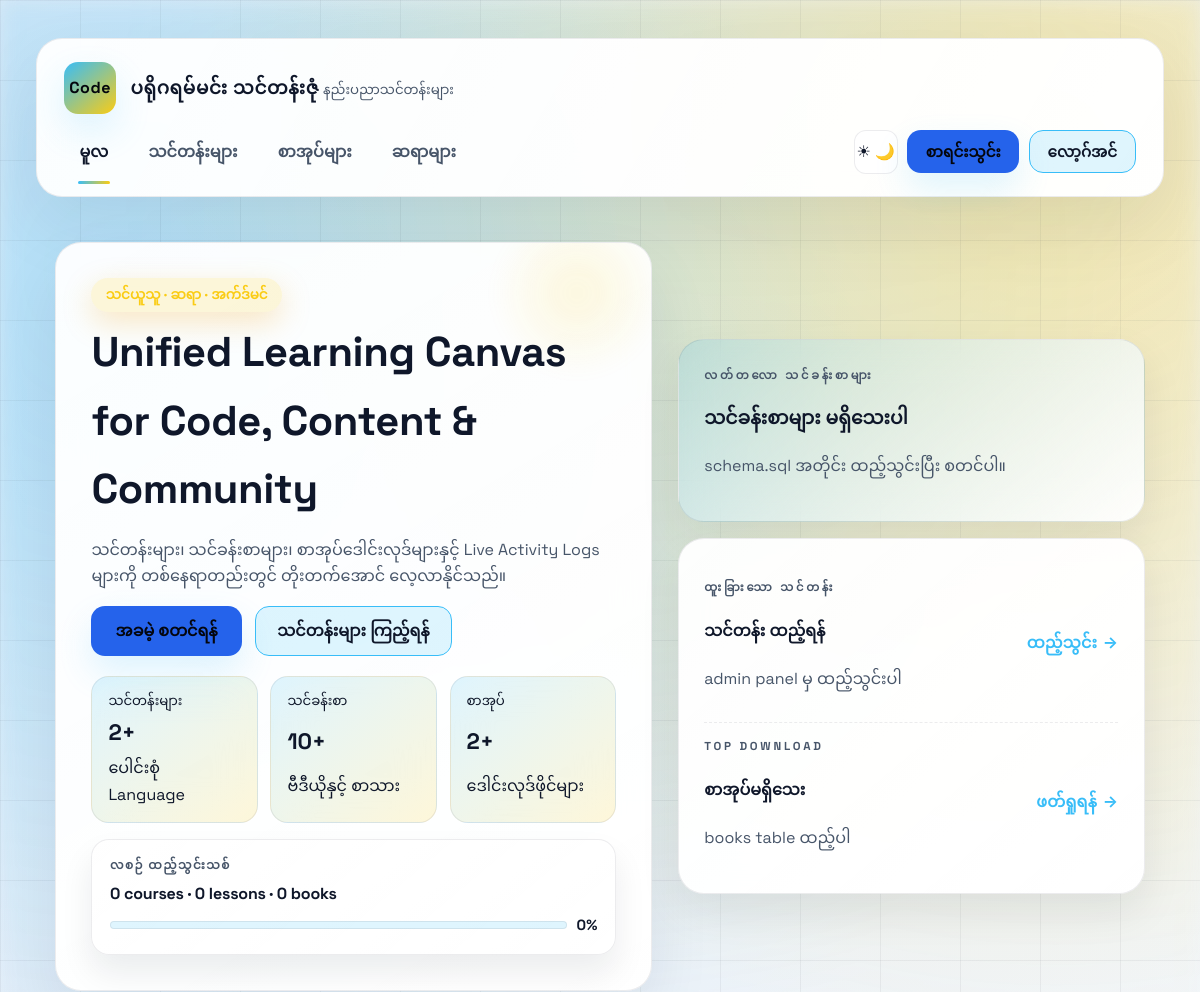
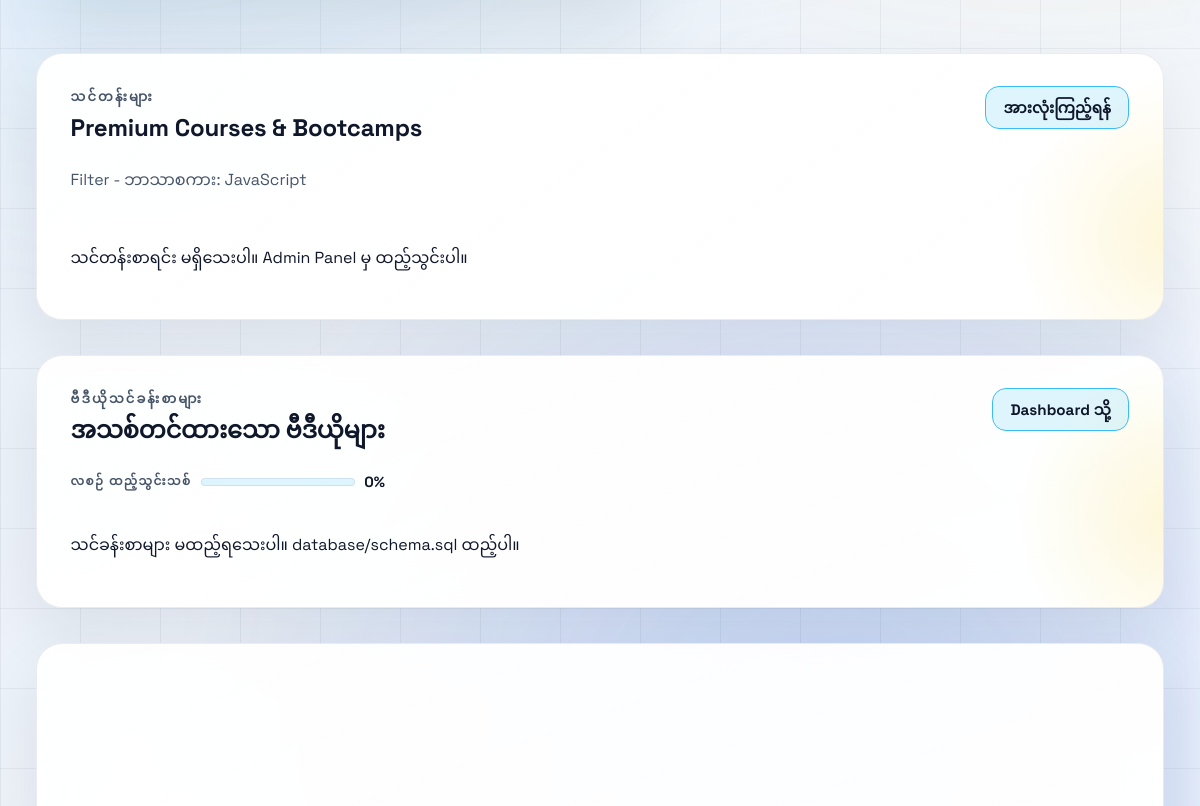
The page /index.php?lang=JavaScript (upper part) on the database as committed earlier (2 pictures, top to bottom).
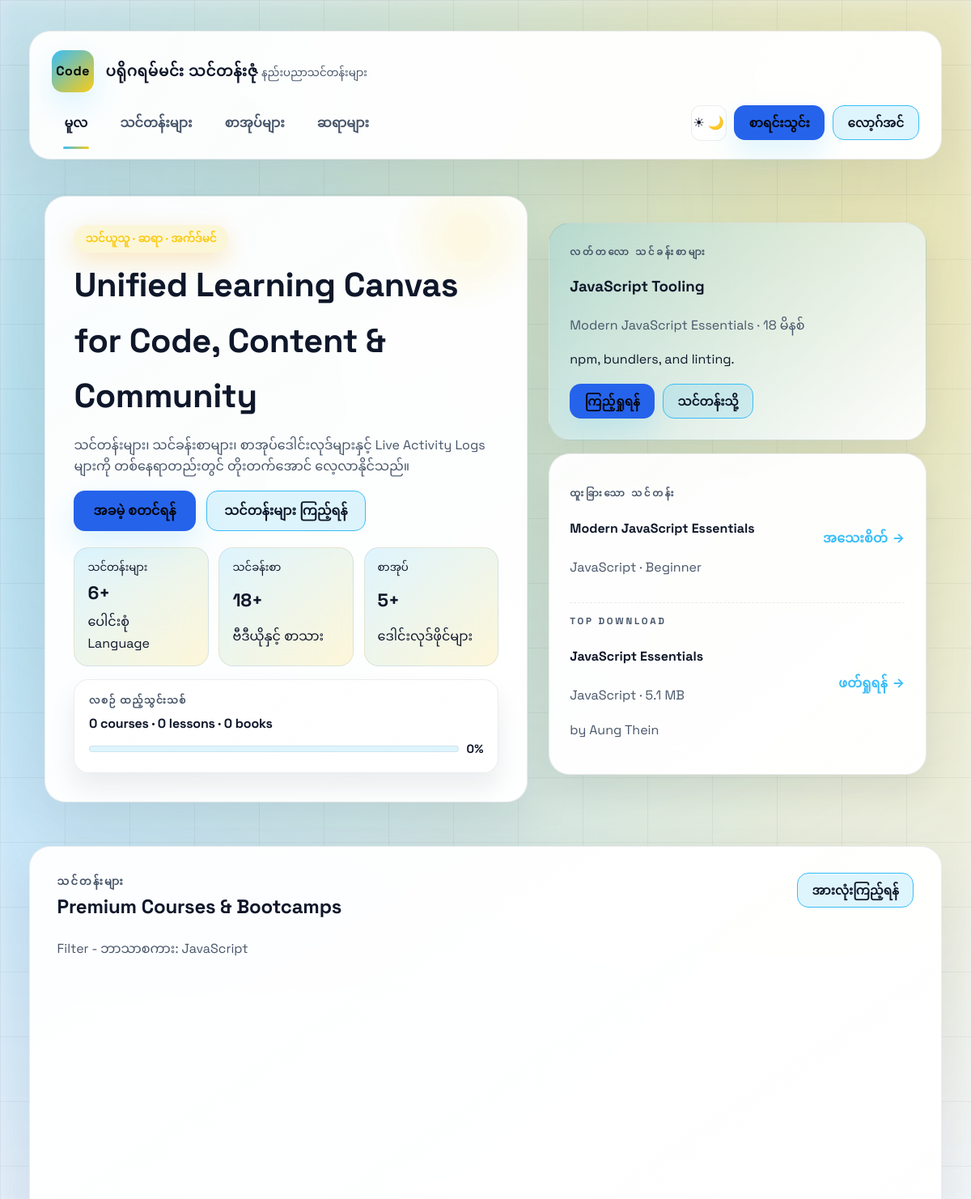
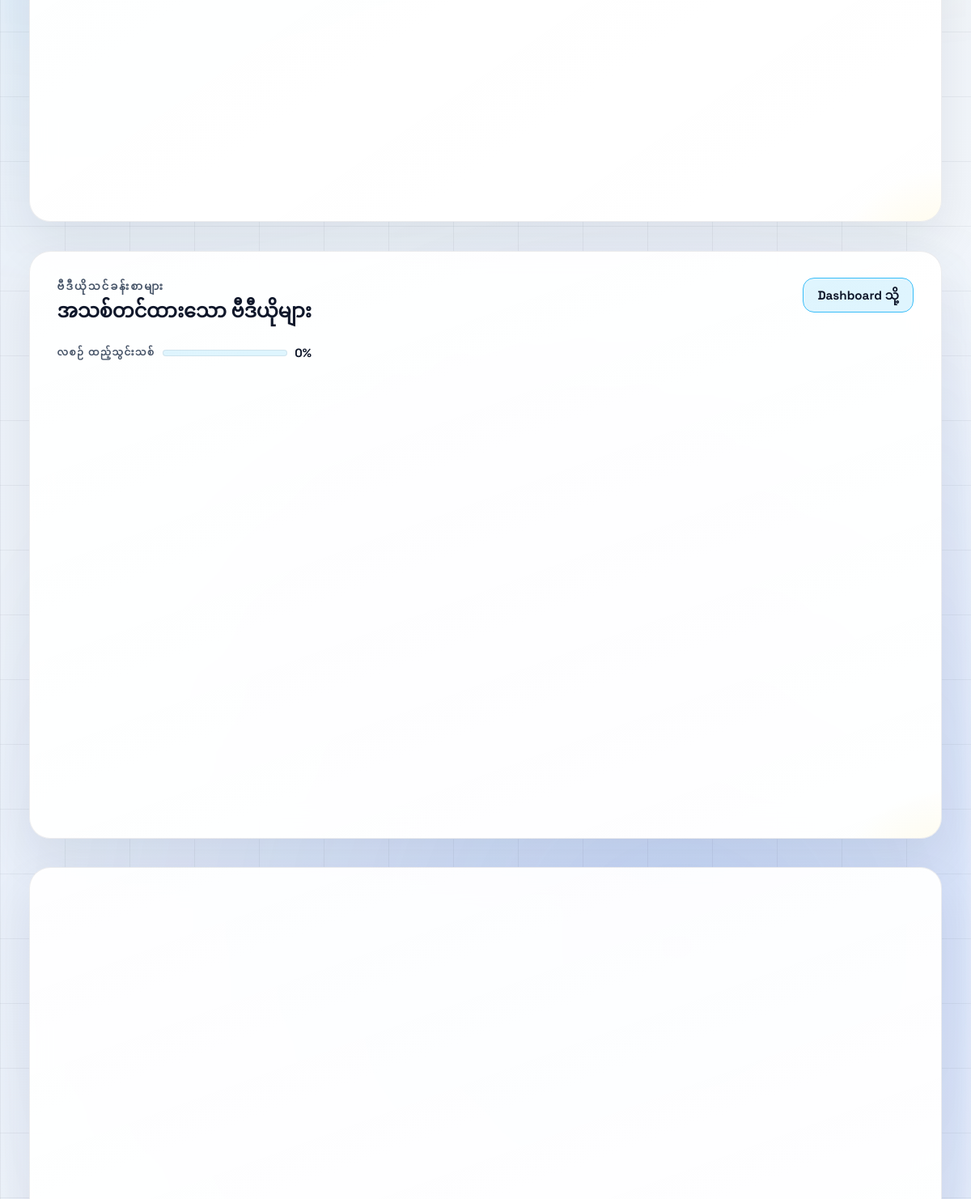
The same page on the database as committed later (2 pictures, top to bottom).
### tables this page shows
CREATE TABLE IF NOT EXISTS lessons (
    id INT AUTO_INCREMENT PRIMARY KEY,
    course_id INT NOT NULL,
    title VARCHAR(200) NOT NULL,
    summary TEXT,
    video_url VARCHAR(255) NOT NULL,
    video_file_path VARCHAR(255) NOT NULL,
    poster_url VARCHAR(255),
    duration_minutes INT DEFAULT 15,
    position INT DEFAULT 1,
    is_free TINYINT(1) DEFAULT 0,
    created_at TIMESTAMP DEFAULT CURRENT_TIMESTAMP,
    FOREIGN KEY (course_id) REFERENCES courses(id) ON DELETE CASCADE
);

CREATE TABLE IF NOT EXISTS courses (
    id INT AUTO_INCREMENT PRIMARY KEY,
    instructor_id INT NULL,
    language VARCHAR(80) NOT NULL,
    title VARCHAR(180) NOT NULL,
    description TEXT,
    level VARCHAR(50) DEFAULT 'Beginner',
    duration_weeks INT DEFAULT 6,
    price INT DEFAULT 0,
    created_at TIMESTAMP DEFAULT CURRENT_TIMESTAMP,
    FOREIGN KEY (instructor_id) REFERENCES instructors(id) ON DELETE SET NULL
);

CREATE TABLE IF NOT EXISTS books (
    id INT AUTO_INCREMENT PRIMARY KEY,
    title VARCHAR(200) NOT NULL,
    language VARCHAR(80) NOT NULL,
    description TEXT,
    file_path VARCHAR(255) NOT NULL,
    file_size VARCHAR(20) NOT NULL,
    cover_path VARCHAR(255) DEFAULT NULL,
    instructor_id INT NULL,
    created_at TIMESTAMP DEFAULT CURRENT_TIMESTAMP
    ,
    FOREIGN KEY (instructor_id) REFERENCES instructors(id) ON DELETE SET NULL
);

CREATE TABLE IF NOT EXISTS instructors (
    id INT AUTO_INCREMENT PRIMARY KEY,
    user_id INT NULL,
    display_name VARCHAR(150) NOT NULL,
    primary_language VARCHAR(80) NOT NULL,
    title VARCHAR(160),
    bio TEXT,
    annual_income INT DEFAULT 0,
    photo_url VARCHAR(255),
    created_at TIMESTAMP DEFAULT CURRENT_TIMESTAMP,
    FOREIGN KEY (user_id) REFERENCES users(id) ON DELETE SET NULL
);

### includes/functions.php (called while the page is built, shortened)
<?php
function current_user(PDO $pdo): ?array
{
    if (empty($_SESSION['user_id'])) {
        return null;
    }
    $stmt = $pdo->prepare('SELECT * FROM users WHERE id = ? LIMIT 1');
    $stmt->execute([$_SESSION['user_id']]);
    $cachedUser = $stmt->fetch() ?: null;
    return $cachedUser;
}
function h(string $text): string
{
    return htmlspecialchars($text, ENT_QUOTES, 'UTF-8');
}
function excerpt(string $text, int $limit = 120): string
{
    $text = trim($text);
    if (function_exists('mb_strimwidth')) {
        return mb_strimwidth($text, 0, $limit, '...');
    }
    return strlen($text) > $limit ? substr($text, 0, $limit - 3) . '...' : $text;
}

### index.php (the view, shortened to what the changed rows need)
<?php
require __DIR__ . '/partials/header.php';
$currentUser = $currentUser ?? current_user($pdo);
$userId = $currentUser['id'] ?? null;
$searchTerm = trim($_GET['q'] ?? '');
$languageFilter = trim($_GET['lang'] ?? '');
$courseLimit = $searchTerm ? 9 : 6;
$lessonLimit = $searchTerm ? 9 : 6;
$bookLimit = $searchTerm ? 9 : 6;
try {
    $courseSql = '
        SELECT c.id, c.language, c.title, c.description, c.level, c.duration_weeks, c.price, c.created_at,
               i.display_name AS instructor_name, i.photo_url AS instructor_photo,
               (SELECT ROUND(AVG(cr.rating), 1) FROM course_ratings cr WHERE cr.course_id = c.id) AS avg_rating,
               (SELECT COUNT(*) FROM course_ratings cr WHERE cr.course_id = c.id) AS rating_count,
               (SELECT cr.rating FROM course_ratings cr WHERE cr.course_id = c.id AND cr.user_id = :user_id) AS user_rating
        FROM courses c
        LEFT JOIN instructors i ON c.instructor_id = i.id
    ';
    $courseConditions = [];
    $courseParams = [];
    if ($languageFilter !== '') {
        $courseConditions[] = 'c.language = :lang';
        $courseParams[':lang'] = $languageFilter;
    }
    if ($courseConditions) {
        $courseSql .= ' WHERE ' . implode(' AND ', $courseConditions);
    }
    $courseSql .= ' ORDER BY c.created_at DESC LIMIT :limit';
    $courseStmt = $pdo->prepare($courseSql);
    foreach ($courseParams as $key => $value) {
        $courseStmt->bindValue($key, $value);
    }
    $courseStmt->bindValue(':user_id', $userId, PDO::PARAM_INT);
    $courseStmt->bindValue(':limit', $courseLimit, PDO::PARAM_INT);
    $courseStmt->execute();
    $courses = $courseStmt->fetchAll() ?: [];
} catch (PDOException $e) {
    $courses = [];
}
try {
    $bookSql = '
        SELECT b.id, b.title, b.language, b.description, b.file_size, b.cover_path, b.created_at,
               i.display_name AS instructor_name,
               (SELECT ROUND(AVG(br.rating), 1) FROM book_ratings br WHERE br.book_id = b.id) AS avg_rating,
               (SELECT COUNT(*) FROM book_ratings br WHERE br.book_id = b.id) AS rating_count,
               (SELECT br.rating FROM book_ratings br WHERE br.book_id = b.id AND br.user_id = :b_user_id) AS user_rating
        FROM books b
        LEFT JOIN instructors i ON b.instructor_id = i.id
    ';
    $bookConditions = [];
    $bookParams = [];
    if ($languageFilter !== '') {
        $bookConditions[] = 'b.language = :b_lang';
        $bookParams[':b_lang'] = $languageFilter;
    }
    if ($bookConditions) {
        $bookSql .= ' WHERE ' . implode(' AND ', $bookConditions);
    }
    $bookSql .= ' ORDER BY b.created_at DESC LIMIT :b_limit';
    $bookStmt = $pdo->prepare($bookSql);
    foreach ($bookParams as $key => $value) {
        $bookStmt->bindValue($key, $value);
    }
    $bookStmt->bindValue(':b_user_id', $userId, PDO::PARAM_INT);
    $bookStmt->bindValue(':b_limit', $bookLimit, PDO::PARAM_INT);
    $bookStmt->execute();
    $books = $bookStmt->fetchAll() ?: [];
} catch (PDOException $e) {
    $books = [];
}
try {
    $lessonSql = '
        SELECT l.id, l.course_id, l.title, l.summary, l.duration_minutes, l.is_free, l.poster_url, l.created_at,
               c.title AS course_title, c.language
        FROM lessons l
        JOIN courses c ON c.id = l.course_id
    ';
    $lessonConditions = [];
    $lessonParams = [];
    if ($languageFilter !== '') {
        $lessonConditions[] = 'c.language = :l_lang';
        $lessonParams[':l_lang'] = $languageFilter;
    }
    if ($lessonConditions) {
        $lessonSql .= ' WHERE ' . implode(' AND ', $lessonConditions);
    }
    $lessonSql .= ' ORDER BY l.created_at DESC, l.position ASC LIMIT :l_limit';
    $lessonStmt = $pdo->prepare($lessonSql);
    foreach ($lessonParams as $key => $value) {
        $lessonStmt->bindValue($key, $value);
    }
    $lessonStmt->bindValue(':l_limit', $lessonLimit, PDO::PARAM_INT);
    $lessonStmt->execute();
    $lessons = $lessonStmt->fetchAll() ?: [];
} catch (PDOException $e) {
    $lessons = [];
}
$totalCourses = $totalLessons = $totalBooks = 0;
try {
    $totalCourses = (int) $pdo->query('SELECT COUNT(*) FROM courses')->fetchColumn();
} catch (PDOException $e) {
    $totalCourses = count($courses);
}
try {
    $totalLessons = (int) $pdo->query('SELECT COUNT(*) FROM lessons')->fetchColumn();
} catch (PDOException $e) {
    $totalLessons = count($lessons);
}
try {
    $totalBooks = (int) $pdo->query('SELECT COUNT(*) FROM books')->fetchColumn();
} catch (PDOException $e) {
    $totalBooks = count($books);
}
$resumeLesson = null;
$recentEnrollment = null;
$featuredCourse = $courses[0] ?? null;
$featuredLesson = $lessons[0] ?? null;
$featuredBook = $books[0] ?? null;
?>
<section class="hero hero-grid">
    <div class="hero-lede reveal show">
        <h1><?= $currentUser ? 'Welcome back, ' . h($currentUser['name']) : 'Unified Learning Canvas for Code, Content & Community'; ?></h1>
        <div class="hero-stats">
            <div class="stat-bubble">
                <small>သင်တန်းများ</small>
                <strong><?= $totalCourses; ?>+</strong>
                <span>ပေါင်းစုံ Language</span>
            </div>
            <div class="stat-bubble">
                <small>သင်ခန်းစာ</small>
                <strong><?= $totalLessons; ?>+</strong>
                <span>ဗီဒီယိုနှင့် စာသား</span>
            </div>
            <div class="stat-bubble">
                <small>စာအုပ်</small>
                <strong><?= $totalBooks; ?>+</strong>
                <span>ဒေါင်းလုဒ်ဖိုင်များ</span>
            </div>
        </div>
    </div>
    <div class="hero-stack reveal show">
        <div class="panel-card panel-highlight">
            <div class="panel-label"><?= $resumeLesson ? 'ဆက်ကြည့်ရန် Lesson' : 'လတ်တလော သင်ခန်းစာများ'; ?></div>
            <?php if ($resumeLesson): ?>
                <h3><?= h($resumeLesson['title']); ?></h3>
                <p class="muted-text"><?= h($resumeLesson['course_title']); ?> · <?= h($resumeLesson['duration_minutes']); ?> မိနစ်</p>
                <p><?= h(excerpt($resumeLesson['summary'] ?? '', 110)); ?></p>
                <div class="panel-actions">
                    <a class="btn btn-small" href="watch_lesson.php?id=<?= $resumeLesson['id']; ?>">ဆက်ကြည့်</a>
                    <a class="btn-ghost btn-small" href="course.php?id=<?= $resumeLesson['course_id']; ?>">သင်တန်းသို့</a>
                </div>
            <?php elseif ($featuredLesson): ?>
                <h3><?= h($featuredLesson['title']); ?></h3>
                <p class="muted-text"><?= h($featuredLesson['course_title']); ?> · <?= h($featuredLesson['duration_minutes']); ?> မိနစ်</p>
                <p><?= h(excerpt($featuredLesson['summary'] ?? '', 110)); ?></p>
                <div class="panel-actions">
                    <a class="btn btn-small" href="watch_lesson.php?id=<?= $featuredLesson['id']; ?>">ကြည့်ရှုရန်</a>
                    <a class="btn-ghost btn-small" href="course.php?id=<?= $featuredLesson['course_id']; ?>">သင်တန်းသို့</a>
                </div>
            <?php else: ?>
                <h3>သင်ခန်းစာများ မရှိသေးပါ</h3>
                <p class="muted-text">schema.sql အတိုင်း ထည့်သွင်းပြီး စတင်ပါ။</p>
            <?php endif; ?>
        </div>
        <div class="panel-card panel-compact">
            <div class="panel-row">
                <div>
                    <div class="panel-label"><?= $recentEnrollment ? 'တက်ရောက်နေသည့် သင်တန်း' : 'ထူးခြားသော သင်တန်း'; ?></div>
                    <h4><?= $recentEnrollment ? h($recentEnrollment['title']) : ($featuredCourse ? h($featuredCourse['title']) : 'သင်တန်း ထည့်ရန်'); ?></h4>
                    <p class="muted-text">
                        <?php if ($recentEnrollment): ?>
                            <?= h($recentEnrollment['language'] . ' · ' . $recentEnrollment['level'] . ' · ' . $recentEnrollment['duration_weeks'] . ' ပတ်'); ?>
                        <?php elseif ($featuredCourse): ?>
                            <?= h($featuredCourse['language'] . ' · ' . $featuredCourse['level']); ?>
                        <?php else: ?>
                            admin panel မှ ထည့်သွင်းပါ
                        <?php endif; ?>
                    </p>
                </div>
                <?php if ($recentEnrollment): ?>
                    <a class="chip-link" href="course.php?id=<?= $recentEnrollment['course_id']; ?>">ဆက်လေ့လာရန်</a>
                <?php elseif ($featuredCourse): ?>
                    <a class="chip-link" href="course.php?id=<?= $featuredCourse['id']; ?>">အသေးစိတ်</a>
                <?php else: ?>
                    <a class="chip-link" href="admin.php">ထည့်သွင်း</a>
                <?php endif; ?>
            </div>
            <div class="panel-row">
                <div>
                    <div class="panel-label">Top Download</div>
                    <h4><?= $featuredBook ? h($featuredBook['title']) : 'စာအုပ်မရှိသေး'; ?></h4>
                    <p class="muted-text"><?= $featuredBook ? h($featuredBook['language'] . ' · ' . $featuredBook['file_size'] . ' MB') : 'books table ထည့်ပါ'; ?></p>
                    <?php if (!empty($featuredBook['instructor_name'])): ?>
                        <p class="muted-text">by <?= h($featuredBook['instructor_name']); ?></p>
                    <?php endif; ?>
                </div>
            </div>
        </div>
    </div>
</section>
<section class="section courses-showcase">
    <div class="section-header">
        <div>
            <h2>Premium Courses & Bootcamps</h2>
        </div>
    </div>
    <div class="course-grid">
        <?php if (!$courses): ?>
            <p>သင်တန်းစာရင်း မရှိသေးပါ။ Admin Panel မှ ထည့်သွင်းပါ။</p>
        <?php endif; ?>
    </div>
</section>
<section class="section">
    <div class="section-header">
        <div>
            <h2> အသစ်တင်ထားသော ဗီဒီယိုများ</h2>
        </div>
    </div>
    <div class="cards">
        <?php if (!$lessons): ?>
            <p>သင်ခန်းစာများ မထည့်ရသေးပါ။ database/schema.sql ထည့်ပါ။</p>
        <?php endif; ?>
    </div>
</section>
<?php require __DIR__ . '/partials/footer.php'; ?>

Rows that differ between the two databases and show on the page:
added lessons: title "JavaScript Tooling", duration_minutes "18", summary "npm, bundlers, and linting."
added courses: title "Modern JavaScript Essentials", language+level "JavaScript · Beginner"
added books: title "JavaScript Essentials", language+file_size "JavaScript · 5.1 MB", instructor.display_name "Aung Thein"
Other text that changed with them:
$totalCourses: "2" → "6"
$totalLessons: "10" → "18"
$totalBooks: "2" → "5"
text no longer shown: "သင်ခန်းစာများ မရှိသေးပါ schema.sql အတိုင်း ထည့်သွင်းပြီး စတင်ပါ။ သင်တန်း ထည့်ရန် admin panel မှ ထည့်သွင်းပါ ထည့်သွင်း စာအုပ်မရှိသေး books table ထည့်ပါ သင်တန်းစာရင်း မရှိသေးပါ။ Admin Panel မှ ထည့်သွင်းပါ။ သင်ခန်းစာများ မထည့်ရသေးပါ။ database/schema.sql ထည့်ပါ။"
text now shown: "· မိနစ် ကြည့်ရှုရန် သင်တန်းသို့ အသေးစိတ် by"
